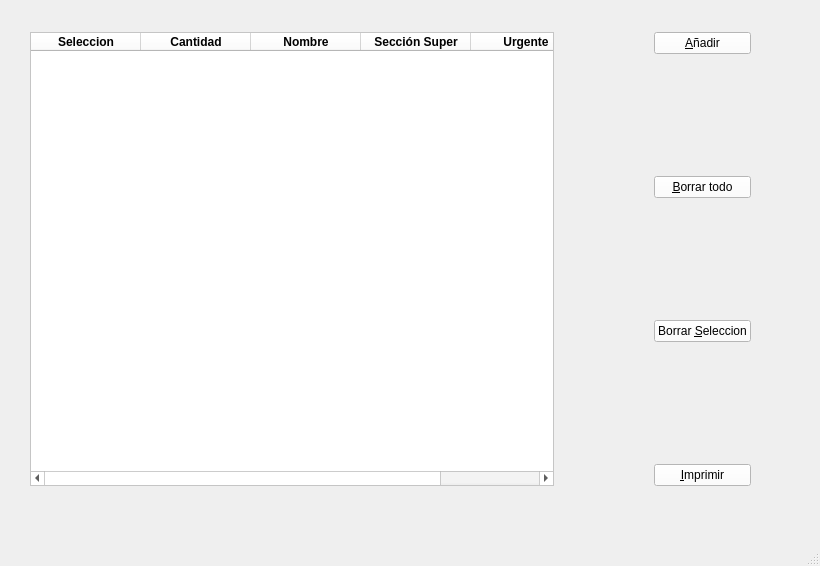
<?xml version="1.0" encoding="UTF-8"?>
<ui version="4.0">
 <class>MainWindow</class>
 <widget class="QMainWindow" name="MainWindow">
  <property name="geometry">
   <rect>
    <x>0</x>
    <y>0</y>
    <width>820</width>
    <height>566</height>
   </rect>
  </property>
  <property name="windowTitle">
   <string>MainWindow</string>
  </property>
  <widget class="QWidget" name="centralwidget">
   <widget class="QFrame" name="frame">
    <property name="geometry">
     <rect>
      <x>30</x>
      <y>10</y>
      <width>771</width>
      <height>501</height>
     </rect>
    </property>
    <property name="palette">
     <palette>
      <active>
       <colorrole role="WindowText">
        <brush brushstyle="SolidPattern">
         <color alpha="255">
          <red>0</red>
          <green>0</green>
          <blue>0</blue>
         </color>
        </brush>
       </colorrole>
       <colorrole role="Button">
        <brush brushstyle="SolidPattern">
         <color alpha="255">
          <red>255</red>
          <green>255</green>
          <blue>255</blue>
         </color>
        </brush>
       </colorrole>
       <colorrole role="Light">
        <brush brushstyle="SolidPattern">
         <color alpha="255">
          <red>255</red>
          <green>255</green>
          <blue>255</blue>
         </color>
        </brush>
       </colorrole>
       <colorrole role="Midlight">
        <brush brushstyle="SolidPattern">
         <color alpha="255">
          <red>255</red>
          <green>255</green>
          <blue>255</blue>
         </color>
        </brush>
       </colorrole>
       <colorrole role="Dark">
        <brush brushstyle="SolidPattern">
         <color alpha="255">
          <red>127</red>
          <green>127</green>
          <blue>127</blue>
         </color>
        </brush>
       </colorrole>
       <colorrole role="Mid">
        <brush brushstyle="SolidPattern">
         <color alpha="255">
          <red>170</red>
          <green>170</green>
          <blue>170</blue>
         </color>
        </brush>
       </colorrole>
       <colorrole role="Text">
        <brush brushstyle="SolidPattern">
         <color alpha="255">
          <red>0</red>
          <green>0</green>
          <blue>0</blue>
         </color>
        </brush>
       </colorrole>
       <colorrole role="BrightText">
        <brush brushstyle="SolidPattern">
         <color alpha="255">
          <red>255</red>
          <green>255</green>
          <blue>255</blue>
         </color>
        </brush>
       </colorrole>
       <colorrole role="ButtonText">
        <brush brushstyle="SolidPattern">
         <color alpha="255">
          <red>0</red>
          <green>0</green>
          <blue>0</blue>
         </color>
        </brush>
       </colorrole>
       <colorrole role="Base">
        <brush brushstyle="SolidPattern">
         <color alpha="255">
          <red>255</red>
          <green>255</green>
          <blue>255</blue>
         </color>
        </brush>
       </colorrole>
       <colorrole role="Window">
        <brush brushstyle="SolidPattern">
         <color alpha="255">
          <red>255</red>
          <green>255</green>
          <blue>255</blue>
         </color>
        </brush>
       </colorrole>
       <colorrole role="Shadow">
        <brush brushstyle="SolidPattern">
         <color alpha="255">
          <red>0</red>
          <green>0</green>
          <blue>0</blue>
         </color>
        </brush>
       </colorrole>
       <colorrole role="AlternateBase">
        <brush brushstyle="SolidPattern">
         <color alpha="255">
          <red>255</red>
          <green>255</green>
          <blue>255</blue>
         </color>
        </brush>
       </colorrole>
       <colorrole role="ToolTipBase">
        <brush brushstyle="SolidPattern">
         <color alpha="255">
          <red>255</red>
          <green>255</green>
          <blue>220</blue>
         </color>
        </brush>
       </colorrole>
       <colorrole role="ToolTipText">
        <brush brushstyle="SolidPattern">
         <color alpha="255">
          <red>0</red>
          <green>0</green>
          <blue>0</blue>
         </color>
        </brush>
       </colorrole>
      </active>
      <inactive>
       <colorrole role="WindowText">
        <brush brushstyle="SolidPattern">
         <color alpha="255">
          <red>0</red>
          <green>0</green>
          <blue>0</blue>
         </color>
        </brush>
       </colorrole>
       <colorrole role="Button">
        <brush brushstyle="SolidPattern">
         <color alpha="255">
          <red>255</red>
          <green>255</green>
          <blue>255</blue>
         </color>
        </brush>
       </colorrole>
       <colorrole role="Light">
        <brush brushstyle="SolidPattern">
         <color alpha="255">
          <red>255</red>
          <green>255</green>
          <blue>255</blue>
         </color>
        </brush>
       </colorrole>
       <colorrole role="Midlight">
        <brush brushstyle="SolidPattern">
         <color alpha="255">
          <red>255</red>
          <green>255</green>
          <blue>255</blue>
         </color>
        </brush>
       </colorrole>
       <colorrole role="Dark">
        <brush brushstyle="SolidPattern">
         <color alpha="255">
          <red>127</red>
          <green>127</green>
          <blue>127</blue>
         </color>
        </brush>
       </colorrole>
       <colorrole role="Mid">
        <brush brushstyle="SolidPattern">
         <color alpha="255">
          <red>170</red>
          <green>170</green>
          <blue>170</blue>
         </color>
        </brush>
       </colorrole>
       <colorrole role="Text">
        <brush brushstyle="SolidPattern">
         <color alpha="255">
          <red>0</red>
          <green>0</green>
          <blue>0</blue>
         </color>
        </brush>
       </colorrole>
       <colorrole role="BrightText">
        <brush brushstyle="SolidPattern">
         <color alpha="255">
          <red>255</red>
          <green>255</green>
          <blue>255</blue>
         </color>
        </brush>
       </colorrole>
       <colorrole role="ButtonText">
        <brush brushstyle="SolidPattern">
         <color alpha="255">
          <red>0</red>
          <green>0</green>
          <blue>0</blue>
         </color>
        </brush>
       </colorrole>
       <colorrole role="Base">
        <brush brushstyle="SolidPattern">
         <color alpha="255">
          <red>255</red>
          <green>255</green>
          <blue>255</blue>
         </color>
        </brush>
       </colorrole>
       <colorrole role="Window">
        <brush brushstyle="SolidPattern">
         <color alpha="255">
          <red>255</red>
          <green>255</green>
          <blue>255</blue>
         </color>
        </brush>
       </colorrole>
       <colorrole role="Shadow">
        <brush brushstyle="SolidPattern">
         <color alpha="255">
          <red>0</red>
          <green>0</green>
          <blue>0</blue>
         </color>
        </brush>
       </colorrole>
       <colorrole role="AlternateBase">
        <brush brushstyle="SolidPattern">
         <color alpha="255">
          <red>255</red>
          <green>255</green>
          <blue>255</blue>
         </color>
        </brush>
       </colorrole>
       <colorrole role="ToolTipBase">
        <brush brushstyle="SolidPattern">
         <color alpha="255">
          <red>255</red>
          <green>255</green>
          <blue>220</blue>
         </color>
        </brush>
       </colorrole>
       <colorrole role="ToolTipText">
        <brush brushstyle="SolidPattern">
         <color alpha="255">
          <red>0</red>
          <green>0</green>
          <blue>0</blue>
         </color>
        </brush>
       </colorrole>
      </inactive>
      <disabled>
       <colorrole role="WindowText">
        <brush brushstyle="SolidPattern">
         <color alpha="255">
          <red>127</red>
          <green>127</green>
          <blue>127</blue>
         </color>
        </brush>
       </colorrole>
       <colorrole role="Button">
        <brush brushstyle="SolidPattern">
         <color alpha="255">
          <red>255</red>
          <green>255</green>
          <blue>255</blue>
         </color>
        </brush>
       </colorrole>
       <colorrole role="Light">
        <brush brushstyle="SolidPattern">
         <color alpha="255">
          <red>255</red>
          <green>255</green>
          <blue>255</blue>
         </color>
        </brush>
       </colorrole>
       <colorrole role="Midlight">
        <brush brushstyle="SolidPattern">
         <color alpha="255">
          <red>255</red>
          <green>255</green>
          <blue>255</blue>
         </color>
        </brush>
       </colorrole>
       <colorrole role="Dark">
        <brush brushstyle="SolidPattern">
         <color alpha="255">
          <red>127</red>
          <green>127</green>
          <blue>127</blue>
         </color>
        </brush>
       </colorrole>
       <colorrole role="Mid">
        <brush brushstyle="SolidPattern">
         <color alpha="255">
          <red>170</red>
          <green>170</green>
          <blue>170</blue>
         </color>
        </brush>
       </colorrole>
       <colorrole role="Text">
        <brush brushstyle="SolidPattern">
         <color alpha="255">
          <red>127</red>
          <green>127</green>
          <blue>127</blue>
         </color>
        </brush>
       </colorrole>
       <colorrole role="BrightText">
        <brush brushstyle="SolidPattern">
         <color alpha="255">
          <red>255</red>
          <green>255</green>
          <blue>255</blue>
         </color>
        </brush>
       </colorrole>
       <colorrole role="ButtonText">
        <brush brushstyle="SolidPattern">
         <color alpha="255">
          <red>127</red>
          <green>127</green>
          <blue>127</blue>
         </color>
        </brush>
       </colorrole>
       <colorrole role="Base">
        <brush brushstyle="SolidPattern">
         <color alpha="255">
          <red>255</red>
          <green>255</green>
          <blue>255</blue>
         </color>
        </brush>
       </colorrole>
       <colorrole role="Window">
        <brush brushstyle="SolidPattern">
         <color alpha="255">
          <red>255</red>
          <green>255</green>
          <blue>255</blue>
         </color>
        </brush>
       </colorrole>
       <colorrole role="Shadow">
        <brush brushstyle="SolidPattern">
         <color alpha="255">
          <red>0</red>
          <green>0</green>
          <blue>0</blue>
         </color>
        </brush>
       </colorrole>
       <colorrole role="AlternateBase">
        <brush brushstyle="SolidPattern">
         <color alpha="255">
          <red>255</red>
          <green>255</green>
          <blue>255</blue>
         </color>
        </brush>
       </colorrole>
       <colorrole role="ToolTipBase">
        <brush brushstyle="SolidPattern">
         <color alpha="255">
          <red>255</red>
          <green>255</green>
          <blue>220</blue>
         </color>
        </brush>
       </colorrole>
       <colorrole role="ToolTipText">
        <brush brushstyle="SolidPattern">
         <color alpha="255">
          <red>0</red>
          <green>0</green>
          <blue>0</blue>
         </color>
        </brush>
       </colorrole>
      </disabled>
     </palette>
    </property>
    <property name="frameShape">
     <enum>QFrame::NoFrame</enum>
    </property>
    <property name="frameShadow">
     <enum>QFrame::Plain</enum>
    </property>
    <widget class="QWidget" name="layoutWidget">
     <property name="geometry">
      <rect>
       <x>0</x>
       <y>0</y>
       <width>771</width>
       <height>501</height>
      </rect>
     </property>
     <layout class="QGridLayout" name="gridLayout">
      <property name="sizeConstraint">
       <enum>QLayout::SetNoConstraint</enum>
      </property>
      <property name="rightMargin">
       <number>50</number>
      </property>
      <property name="spacing">
       <number>100</number>
      </property>
      <item row="0" column="1">
       <widget class="QPushButton" name="botonAdd">
        <property name="toolTip">
         <string>&lt;html&gt;&lt;head/&gt;&lt;body&gt;&lt;p&gt;añadir producto&lt;/p&gt;&lt;/body&gt;&lt;/html&gt;</string>
        </property>
        <property name="text">
         <string>&amp;Añadir</string>
        </property>
       </widget>
      </item>
      <item row="0" column="0" rowspan="4">
       <widget class="QTableWidget" name="tablaProducto">
        <property name="toolTip">
         <string>&lt;html&gt;&lt;head/&gt;&lt;body&gt;&lt;p&gt;lista de la compra&lt;/p&gt;&lt;/body&gt;&lt;/html&gt;</string>
        </property>
        <property name="columnCount">
         <number>5</number>
        </property>
        <attribute name="horizontalHeaderVisible">
         <bool>true</bool>
        </attribute>
        <attribute name="horizontalHeaderCascadingSectionResizes">
         <bool>false</bool>
        </attribute>
        <attribute name="horizontalHeaderDefaultSectionSize">
         <number>110</number>
        </attribute>
        <attribute name="horizontalHeaderHighlightSections">
         <bool>false</bool>
        </attribute>
        <attribute name="horizontalHeaderShowSortIndicator" stdset="0">
         <bool>true</bool>
        </attribute>
        <attribute name="horizontalHeaderStretchLastSection">
         <bool>true</bool>
        </attribute>
        <attribute name="verticalHeaderCascadingSectionResizes">
         <bool>false</bool>
        </attribute>
        <attribute name="verticalHeaderDefaultSectionSize">
         <number>30</number>
        </attribute>
        <attribute name="verticalHeaderHighlightSections">
         <bool>false</bool>
        </attribute>
        <attribute name="verticalHeaderMinimumSectionSize">
         <number>25</number>
        </attribute>
        <attribute name="verticalHeaderShowSortIndicator" stdset="0">
         <bool>false</bool>
        </attribute>
        <attribute name="verticalHeaderStretchLastSection">
         <bool>false</bool>
        </attribute>
        <column>
         <property name="text">
          <string>Seleccion</string>
         </property>
         <property name="font">
          <font>
           <weight>75</weight>
           <bold>true</bold>
          </font>
         </property>
         <property name="textAlignment">
          <set>AlignHCenter|AlignVCenter|AlignCenter</set>
         </property>
         <property name="background">
          <color>
           <red>106</red>
           <green>159</green>
           <blue>159</blue>
          </color>
         </property>
        </column>
        <column>
         <property name="text">
          <string>Cantidad</string>
         </property>
         <property name="font">
          <font>
           <weight>75</weight>
           <bold>true</bold>
          </font>
         </property>
         <property name="textAlignment">
          <set>AlignHCenter|AlignVCenter|AlignCenter</set>
         </property>
         <property name="background">
          <color>
           <red>106</red>
           <green>159</green>
           <blue>159</blue>
          </color>
         </property>
        </column>
        <column>
         <property name="text">
          <string>Nombre</string>
         </property>
         <property name="font">
          <font>
           <weight>75</weight>
           <bold>true</bold>
          </font>
         </property>
         <property name="textAlignment">
          <set>AlignHCenter|AlignVCenter|AlignCenter</set>
         </property>
         <property name="background">
          <color>
           <red>106</red>
           <green>159</green>
           <blue>159</blue>
          </color>
         </property>
        </column>
        <column>
         <property name="text">
          <string>Sección Super</string>
         </property>
         <property name="toolTip">
          <string/>
         </property>
         <property name="font">
          <font>
           <weight>75</weight>
           <bold>true</bold>
          </font>
         </property>
         <property name="textAlignment">
          <set>AlignHCenter|AlignVCenter|AlignCenter</set>
         </property>
         <property name="background">
          <color>
           <red>106</red>
           <green>159</green>
           <blue>159</blue>
          </color>
         </property>
        </column>
        <column>
         <property name="text">
          <string>Urgente</string>
         </property>
         <property name="font">
          <font>
           <pointsize>9</pointsize>
           <weight>75</weight>
           <bold>true</bold>
          </font>
         </property>
         <property name="textAlignment">
          <set>AlignHCenter|AlignVCenter|AlignCenter</set>
         </property>
         <property name="background">
          <color>
           <red>106</red>
           <green>159</green>
           <blue>159</blue>
          </color>
         </property>
        </column>
       </widget>
      </item>
      <item row="1" column="1">
       <widget class="QPushButton" name="botonBorrrarTodo">
        <property name="toolTip">
         <string extracomment="borra ">&lt;html&gt;&lt;head/&gt;&lt;body&gt;&lt;p&gt;borrar todo el contenido tabla&lt;/p&gt;&lt;/body&gt;&lt;/html&gt;</string>
        </property>
        <property name="text">
         <string>&amp;Borrar todo</string>
        </property>
       </widget>
      </item>
      <item row="2" column="1">
       <widget class="QPushButton" name="botonBorrarSel">
        <property name="toolTip">
         <string>&lt;html&gt;&lt;head/&gt;&lt;body&gt;&lt;p&gt;borrar productos seleccionados&lt;/p&gt;&lt;/body&gt;&lt;/html&gt;</string>
        </property>
        <property name="text">
         <string>Borrar &amp;Seleccion</string>
        </property>
       </widget>
      </item>
      <item row="3" column="1">
       <widget class="QPushButton" name="botonImprimir">
        <property name="toolTip">
         <string>&lt;html&gt;&lt;head/&gt;&lt;body&gt;&lt;p&gt;imprimir lista de la compra&lt;/p&gt;&lt;/body&gt;&lt;/html&gt;</string>
        </property>
        <property name="text">
         <string>&amp;Imprimir</string>
        </property>
       </widget>
      </item>
     </layout>
    </widget>
   </widget>
  </widget>
  <widget class="QMenuBar" name="menubar">
   <property name="geometry">
    <rect>
     <x>0</x>
     <y>0</y>
     <width>820</width>
     <height>26</height>
    </rect>
   </property>
  </widget>
  <widget class="QStatusBar" name="statusbar"/>
 </widget>
 <tabstops>
  <tabstop>tablaProducto</tabstop>
  <tabstop>botonAdd</tabstop>
  <tabstop>botonBorrrarTodo</tabstop>
  <tabstop>botonBorrarSel</tabstop>
  <tabstop>botonImprimir</tabstop>
 </tabstops>
 <resources/>
 <connections/>
</ui>
